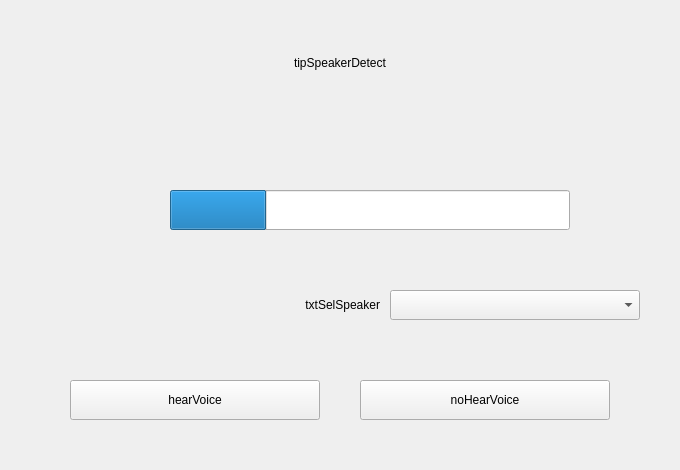
        <widget class="QWidget" name="page_speakerDetect">
         <layout class="QVBoxLayout" name="verticalLayout_3">
          <property name="spacing">
           <number>10</number>
          </property>
          <property name="leftMargin">
           <number>0</number>
          </property>
          <property name="topMargin">
           <number>10</number>
          </property>
          <property name="rightMargin">
           <number>0</number>
          </property>
          <property name="bottomMargin">
           <number>10</number>
          </property>
          <item>
           <widget class="QLabel" name="label_tipSpeakerDetect">
            <property name="minimumSize">
             <size>
              <width>0</width>
              <height>60</height>
             </size>
            </property>
            <property name="maximumSize">
             <size>
              <width>16777215</width>
              <height>60</height>
             </size>
            </property>
            <property name="text">
             <string>tipSpeakerDetect</string>
            </property>
            <property name="alignment">
             <set>Qt::AlignBottom|Qt::AlignHCenter</set>
            </property>
           </widget>
          </item>
          <item alignment="Qt::AlignHCenter">
           <widget class="QLabel" name="label_msgSpeakerDetect">
            <property name="minimumSize">
             <size>
              <width>600</width>
              <height>60</height>
             </size>
            </property>
            <property name="maximumSize">
             <size>
              <width>600</width>
              <height>60</height>
             </size>
            </property>
            <property name="text">
             <string/>
            </property>
            <property name="alignment">
             <set>Qt::AlignHCenter|Qt::AlignTop</set>
            </property>
            <property name="wordWrap">
             <bool>true</bool>
            </property>
           </widget>
          </item>
          <item>
           <spacer name="verticalSpacer_3">
            <property name="orientation">
             <enum>Qt::Vertical</enum>
            </property>
            <property name="sizeHint" stdset="0">
             <size>
              <width>20</width>
              <height>40</height>
             </size>
            </property>
           </spacer>
          </item>
          <item>
           <layout class="QHBoxLayout" name="hboxLayout_spkVolume">
            <property name="spacing">
             <number>20</number>
            </property>
            <property name="sizeConstraint">
             <enum>QLayout::SetDefaultConstraint</enum>
            </property>
            <item>
             <spacer name="horizontalSpacer_4">
              <property name="orientation">
               <enum>Qt::Horizontal</enum>
              </property>
              <property name="sizeHint" stdset="0">
               <size>
                <width>40</width>
                <height>20</height>
               </size>
              </property>
             </spacer>
            </item>
            <item>
             <widget class="QLabel" name="label_spkVolumeIcon">
              <property name="minimumSize">
               <size>
                <width>40</width>
                <height>40</height>
               </size>
              </property>
              <property name="maximumSize">
               <size>
                <width>40</width>
                <height>40</height>
               </size>
              </property>
              <property name="text">
               <string/>
              </property>
             </widget>
            </item>
            <item>
             <widget class="QProgressBar" name="progressBar_spkVolume">
              <property name="minimumSize">
               <size>
                <width>400</width>
                <height>40</height>
               </size>
              </property>
              <property name="maximumSize">
               <size>
                <width>400</width>
                <height>40</height>
               </size>
              </property>
              <property name="value">
               <number>24</number>
              </property>
              <property name="textVisible">
               <bool>false</bool>
              </property>
              <property name="invertedAppearance">
               <bool>false</bool>
              </property>
             </widget>
            </item>
            <item>
             <spacer name="horizontalSpacer_5">
              <property name="orientation">
               <enum>Qt::Horizontal</enum>
              </property>
              <property name="sizeHint" stdset="0">
               <size>
                <width>40</width>
                <height>20</height>
               </size>
              </property>
             </spacer>
            </item>
           </layout>
          </item>
          <item>
           <spacer name="verticalSpacer_6">
            <property name="orientation">
             <enum>Qt::Vertical</enum>
            </property>
            <property name="sizeHint" stdset="0">
             <size>
              <width>20</width>
              <height>40</height>
             </size>
            </property>
           </spacer>
          </item>
          <item>
           <widget class="QWidget" name="widget_spkSelect" native="true">
            <property name="minimumSize">
             <size>
              <width>0</width>
              <height>50</height>
             </size>
            </property>
            <property name="maximumSize">
             <size>
              <width>16777215</width>
              <height>50</height>
             </size>
            </property>
            <layout class="QHBoxLayout" name="horizontalLayout_3">
             <property name="spacing">
              <number>10</number>
             </property>
             <property name="leftMargin">
              <number>0</number>
             </property>
             <property name="topMargin">
              <number>0</number>
             </property>
             <property name="rightMargin">
              <number>0</number>
             </property>
             <property name="bottomMargin">
              <number>0</number>
             </property>
             <item>
              <widget class="QLabel" name="label_tipSelSpk">
               <property name="minimumSize">
                <size>
                 <width>380</width>
                 <height>40</height>
                </size>
               </property>
               <property name="maximumSize">
                <size>
                 <width>380</width>
                 <height>40</height>
                </size>
               </property>
               <property name="text">
                <string>txtSelSpeaker</string>
               </property>
               <property name="alignment">
                <set>Qt::AlignRight|Qt::AlignTrailing|Qt::AlignVCenter</set>
               </property>
              </widget>
             </item>
             <item>
              <widget class="QComboBox" name="comboBox_speaker">
               <property name="minimumSize">
                <size>
                 <width>250</width>
                 <height>30</height>
                </size>
               </property>
               <property name="maximumSize">
                <size>
                 <width>250</width>
                 <height>30</height>
                </size>
               </property>
              </widget>
             </item>
             <item>
              <spacer name="horizontalSpacer_7">
               <property name="orientation">
                <enum>Qt::Horizontal</enum>
               </property>
               <property name="sizeHint" stdset="0">
                <size>
                 <width>40</width>
                 <height>20</height>
                </size>
               </property>
              </spacer>
             </item>
            </layout>
           </widget>
          </item>
          <item>
           <spacer name="verticalSpacer_4">
            <property name="orientation">
             <enum>Qt::Vertical</enum>
            </property>
            <property name="sizeHint" stdset="0">
             <size>
              <width>20</width>
              <height>40</height>
             </size>
            </property>
           </spacer>
          </item>
          <item>
           <layout class="QHBoxLayout" name="hboxLayout_spkBottom" stretch="0,0,0,0">
            <property name="spacing">
             <number>40</number>
            </property>
            <property name="sizeConstraint">
             <enum>QLayout::SetFixedSize</enum>
            </property>
            <item>
             <spacer name="horizontalSpacer_2">
              <property name="orientation">
               <enum>Qt::Horizontal</enum>
              </property>
              <property name="sizeHint" stdset="0">
               <size>
                <width>40</width>
                <height>20</height>
               </size>
              </property>
             </spacer>
            </item>
            <item>
             <widget class="QPushButton" name="pushButton_spkHear">
              <property name="minimumSize">
               <size>
                <width>250</width>
                <height>40</height>
               </size>
              </property>
              <property name="maximumSize">
               <size>
                <width>250</width>
                <height>40</height>
               </size>
              </property>
              <property name="text">
               <string>hearVoice</string>
              </property>
             </widget>
            </item>
            <item>
             <widget class="QPushButton" name="pushButton_spkNoHear">
              <property name="minimumSize">
               <size>
                <width>250</width>
                <height>40</height>
               </size>
              </property>
              <property name="maximumSize">
               <size>
                <width>250</width>
                <height>40</height>
               </size>
              </property>
              <property name="text">
               <string>noHearVoice</string>
              </property>
             </widget>
            </item>
            <item>
             <spacer name="horizontalSpacer_3">
              <property name="orientation">
               <enum>Qt::Horizontal</enum>
              </property>
              <property name="sizeHint" stdset="0">
               <size>
                <width>40</width>
                <height>20</height>
               </size>
              </property>
             </spacer>
            </item>
           </layout>
          </item>
          <item>
           <spacer name="verticalSpacer_5">
            <property name="orientation">
             <enum>Qt::Vertical</enum>
            </property>
            <property name="sizeHint" stdset="0">
             <size>
              <width>20</width>
              <height>40</height>
             </size>
            </property>
           </spacer>
          </item>
         </layout>
        </widget>
